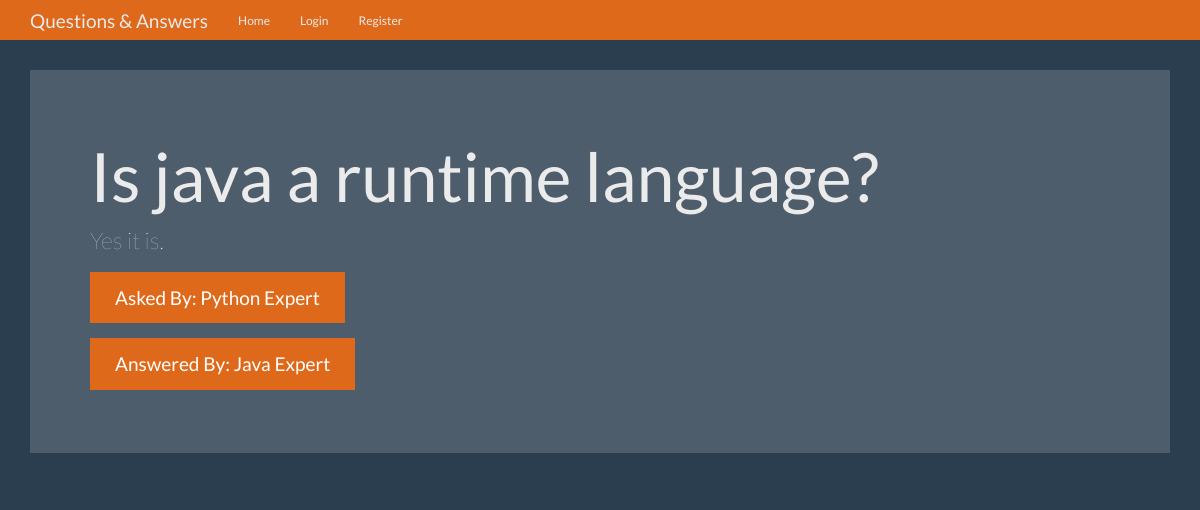
The page /question/5 on the database its author committed.
### models/question.py (models this page shows, shortened)
class Question(db.Model):
    __tablename__ = 'question'
    id = db.Column(db.Integer, primary_key = True)
    question = db.Column(db.Text)
    answer = db.Column(db.Text)
    asked_by_id = db.Column(db.Integer, db.ForeignKey('user.id'))
    expert_id = db.Column(db.Integer, db.ForeignKey('user.id'))
    @classmethod
    def get_by_id(cls, id):
        return cls.query.get_or_404(id)

### models/user.py (models this page shows, shortened)
class User(db.Model, UserMixin):
    __tablename__ = 'user'
    id = db.Column(db.Integer, primary_key = True)
    name = db.Column(db.String(50))
    password = db.Column(db.String(100))
    expert = db.Column(db.Boolean)
    admin = db.Column(db.Boolean)
    questions_asked = db.relationship(
        'Question',
        foreign_keys = 'Question.asked_by_id',
        backref = 'asker',
        lazy = True
    )
    answers_requested = db.relationship(
        'Question',
        foreign_keys = 'Question.expert_id',
        backref = 'expert',
        lazy = True
    )
    @property
    def unhashed_password(self):
        raise AttributeError('Cannot view unhashed password!')

### qa/views.py (the view)
@q_a.route('/question/<int:question_id>')
def question(question_id):
    question = Question.get_by_id(question_id)
    context = {
        'question': question
    }
    return render_template('question.html', **context)

### templates/question.html (shortened to what this page needs)
{% extends 'base.html' %}
{% block content %}
<div class="jumbotron">
        <h1>{{ question.question }}</h1>
        <p>{{ question.answer }}</p>
        <p><a class="btn btn-primary btn-lg">Asked By: {{ question.asker.name }}</a></p>
        <p><a class="btn btn-primary btn-lg">Answered By: {{ question.expert.name }}</a></p>
      </div>
{% endblock %}

### static/theme.css (style rules this page uses)
body { padding-top: 70px; padding-bottom: 30px; }

### rows shown on the page
Question: question "Is java a runtime language?", answer "Yes it is."
User: asker.name "Python Expert"
User: expert.name "Java Expert"
